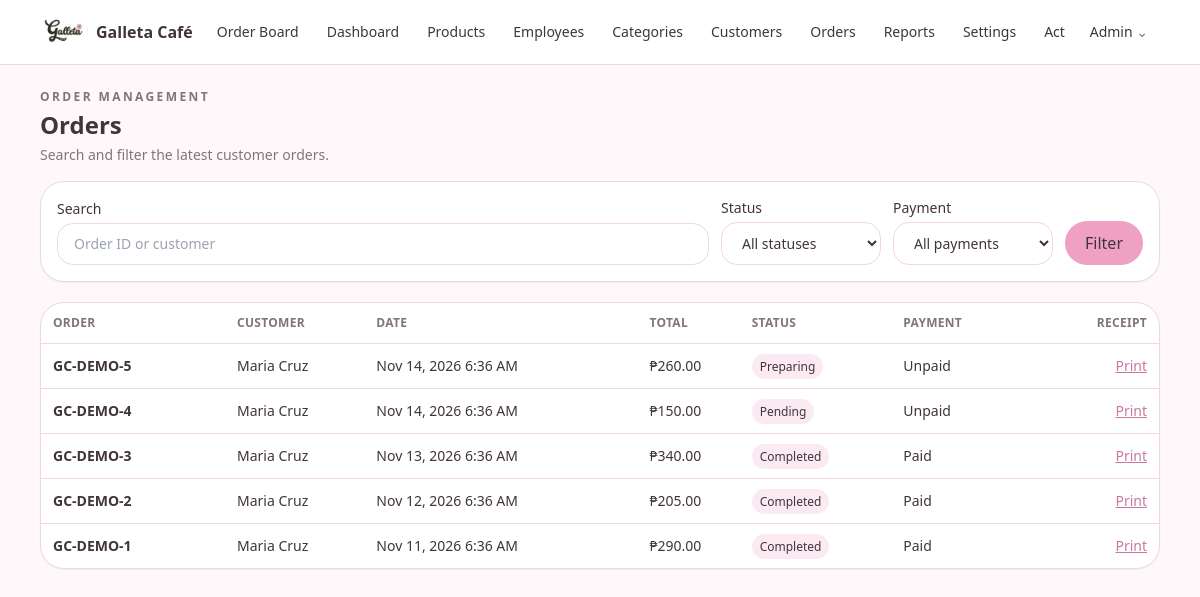
The app's page /admin/orders.php (signed in) with its own data.
### tables this page shows
CREATE TABLE orders(id INT AUTO_INCREMENT PRIMARY KEY,order_no VARCHAR(20) NOT NULL UNIQUE,customer_id INT NOT NULL,server_id INT NULL,order_type ENUM('dine-in','takeaway') DEFAULT 'dine-in',subtotal DECIMAL(10,2),discount DECIMAL(10,2) DEFAULT 0,service_charge DECIMAL(10,2) DEFAULT 0,tax DECIMAL(10,2) DEFAULT 0,total DECIMAL(10,2) NOT NULL,payment_method VARCHAR(30),payment_status ENUM('unpaid','paid') DEFAULT 'unpaid',status ENUM('pending','confirmed','preparing','ready','completed','cancelled') DEFAULT 'pending',notes VARCHAR(300),reject_reason VARCHAR(200),created_at TIMESTAMP DEFAULT CURRENT_TIMESTAMP,FOREIGN KEY(customer_id) REFERENCES users(id),FOREIGN KEY(server_id) REFERENCES users(id),INDEX(status),INDEX(created_at));

CREATE TABLE users(id INT AUTO_INCREMENT PRIMARY KEY,name VARCHAR(100) NOT NULL,email VARCHAR(150) NOT NULL UNIQUE,phone VARCHAR(30),password VARCHAR(255) NOT NULL,role ENUM('customer','server','admin') NOT NULL DEFAULT 'customer',active TINYINT(1) NOT NULL DEFAULT 1,created_at TIMESTAMP DEFAULT CURRENT_TIMESTAMP,INDEX(role));

### config/app.php (called while the page is built, shortened)
<?php
function e($s){ return htmlspecialchars((string)$s, ENT_QUOTES); }
function money($n){ return '₱'.number_format((float)$n,2); }

### admin/orders.php (the view, shortened to what this page needs)
<?php require '../includes/layout.php'; require_role(['admin']); $d=db();$q=trim($_GET['q']??'');$status=$_GET['status']??'';$payment=$_GET['payment']??'';
$where=[];$params=[];
$sql='SELECT o.*,u.name customer FROM orders o JOIN users u ON u.id=o.customer_id'.($where?' WHERE '.implode(' AND ',$where):'').' ORDER BY o.id DESC LIMIT 200';$s=$d->prepare($sql);$s->execute($params);$orders=$s->fetchAll();
head('Orders');?><div class="mb-4"><p class="text-xs font-semibold uppercase tracking-[.2em] text-mute">Order management</p><h1 class="text-2xl font-semibold mt-1">Orders</h1><p class="text-sm text-mute mt-1">Search and filter the latest customer orders.</p></div>
<form method="get" class="<?=card('p-4 mb-5 grid gap-3 sm:grid-cols-[1fr_10rem_10rem_auto] items-end')?>"><label class="text-sm">Search<input class="<?=INP?> mt-1" name="q" value="<?=e($q)?>" placeholder="Order ID or customer"></label><label class="text-sm">Status<select class="<?=INP?> mt-1" name="status"><option value="">All statuses</option></select></label><label class="text-sm">Payment<select class="<?=INP?> mt-1" name="payment"><option value="">All payments</option></select></label><button class="<?=BTN?>">Filter</button></form>
<div class="<?=card('overflow-x-auto')?>"><table class="w-full min-w-[54rem] text-sm"><thead><tr class="text-left text-xs uppercase tracking-wide text-mute"><th class="p-3">Order</th><th>Customer</th><th>Date</th><th>Total</th><th>Status</th><th>Payment</th><th class="p-3 text-right">Receipt</th></tr></thead><tbody><?php foreach($orders as $o):?><tr class="border-t border-line"><td class="p-3 font-semibold"><?=e($o['order_no'])?></td><td><?=e($o['customer'])?></td><td><?=date('M j, Y g:i A',strtotime($o['created_at']))?></td><td><?=money($o['total'])?></td><td><span class="rounded-full bg-soft px-2 py-1 text-xs"><?=ucfirst(e($o['status']))?></span></td><td><?=ucfirst(e($o['payment_status']))?></td><td class="p-3 text-right"><a class="text-[#C978A1] underline" href="<?=BASE?>/receipt.php?order=<?=rawurlencode($o['order_no'])?>">Print</a></td></tr><?php endforeach?><?php if(!$orders):?><tr><td class="p-8 text-center text-mute" colspan="7">No orders found.</td></tr><?php endif?></tbody></table></div><?php foot();

### records on screen
orders: order_no "GC-DEMO-5", customer.name "Maria Cruz", created_at "Nov 14, 2026 6:36 AM", total "₱260.00", status "Preparing", payment_status "Unpaid"
orders: order_no "GC-DEMO-4", customer.name "Maria Cruz", created_at "Nov 14, 2026 6:36 AM", total "₱150.00", status "Pending", payment_status "Unpaid"
orders: order_no "GC-DEMO-3", customer.name "Maria Cruz", created_at "Nov 13, 2026 6:36 AM", total "₱340.00", status "Completed", payment_status "Paid"
orders: order_no "GC-DEMO-2", customer.name "Maria Cruz", created_at "Nov 12, 2026 6:36 AM", total "₱205.00", status "Completed", payment_status "Paid"
orders: order_no "GC-DEMO-1", customer.name "Maria Cruz", created_at "Nov 11, 2026 6:36 AM", total "₱290.00", status "Completed", payment_status "Paid"

### other values on screen
setting('cafe_name','Galleta Café') "Galleta Café"
$l[1] "Order Board"
$l[1] "Dashboard"
$l[1] "Products"
$l[1] "Employees"
$l[1] "Categories"
$l[1] "Customers"
$l[1] "Orders"
$l[1] "Reports"
$l[1] "Settings"
$u['name'] "Admin"
